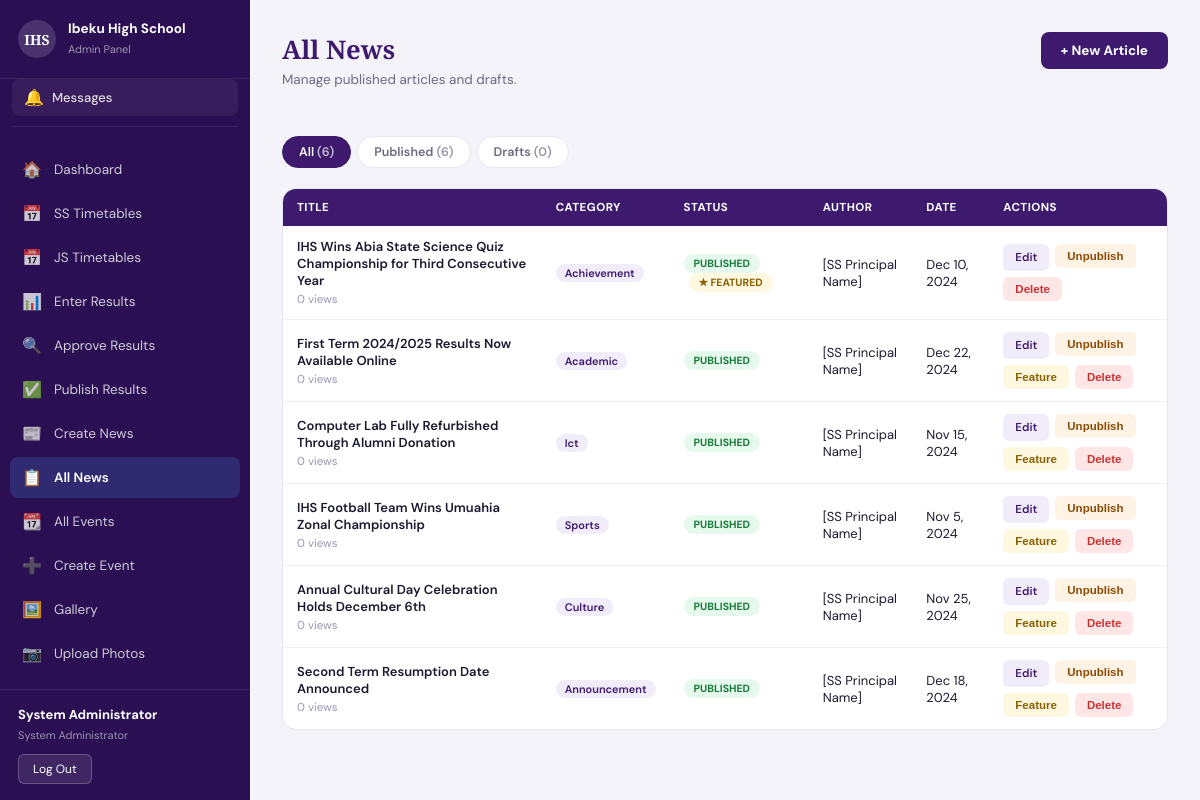
The app's page /public/admin/news.php (signed in) with its own data.
### tables this page shows
CREATE TABLE `news` (
  `id` int(10) UNSIGNED NOT NULL,
  `title` varchar(300) NOT NULL,
  `slug` varchar(320) NOT NULL,
  `excerpt` text DEFAULT NULL,
  `meta_title` varchar(300) DEFAULT NULL,
  `meta_description` varchar(320) DEFAULT NULL,
  `body` longtext NOT NULL,
  `category` enum('achievement','academic','ict','sports','announcement','culture','general') NOT NULL DEFAULT 'general',
  `featured` tinyint(1) NOT NULL DEFAULT 0,
  `image` varchar(255) DEFAULT NULL COMMENT 'Path to featured image',
  `is_published` tinyint(1) NOT NULL DEFAULT 0,
  `published_at` timestamp NULL DEFAULT NULL,
  `author_id` int(10) UNSIGNED DEFAULT NULL,
  `views` int(10) UNSIGNED NOT NULL DEFAULT 0,
  `created_at` timestamp NOT NULL DEFAULT current_timestamp(),
  `updated_at` timestamp NOT NULL DEFAULT current_timestamp() ON UPDATE current_timestamp()
);

CREATE TABLE `users` (
  `id` int(10) UNSIGNED NOT NULL,
  `full_name` varchar(150) NOT NULL,
  `email` varchar(150) NOT NULL,
  `password` varchar(255) NOT NULL COMMENT 'bcrypt hash — never plaintext',
  `role` enum('superadmin','principal','vp_admin','vp_academics','vp_general','dean','counselor','hod','form_teacher','subject_teacher') NOT NULL,
  `section` enum('ss','js','both') NOT NULL DEFAULT 'both',
  `department` varchar(100) DEFAULT NULL COMMENT 'For hod and subject_teacher',
  `class_assigned` varchar(20) DEFAULT NULL COMMENT 'e.g. JSS2A — for form_teacher',
  `is_active` tinyint(1) NOT NULL DEFAULT 1,
  `closed_reason` enum('retired','transferred','deceased','expelled','graduated','other') DEFAULT NULL,
  `closed_at` timestamp NULL DEFAULT NULL,
  `closed_by` int(10) UNSIGNED DEFAULT NULL,
  `last_login` timestamp NULL DEFAULT NULL,
  `created_by` int(10) UNSIGNED DEFAULT NULL,
  `created_at` timestamp NOT NULL DEFAULT current_timestamp(),
  `updated_at` timestamp NOT NULL DEFAULT current_timestamp() ON UPDATE current_timestamp()
);

### public/admin/news.php (the view, shortened to what this page needs)
<?php
require_once dirname(__DIR__, 2) . '/src/includes/admin-sidebar.php';
$pdo   = getDB();
$statusFilter = $_GET['status'] ?? 'all';
$sql = 'SELECT n.id, n.title, n.slug, n.category, n.featured, n.is_published,
               n.published_at, n.created_at, n.views, u.full_name AS author_name
        FROM   news n
        LEFT JOIN users u ON u.id = n.author_id';
$sql .= ' ORDER BY n.created_at DESC';
$articles = $pdo->query($sql)->fetchAll();
$totalCount     = $pdo->query('SELECT COUNT(*) FROM news')->fetchColumn();
$publishedCount = $pdo->query('SELECT COUNT(*) FROM news WHERE is_published = 1')->fetchColumn();
$draftCount     = $pdo->query('SELECT COUNT(*) FROM news WHERE is_published = 0')->fetchColumn();
?>
<!DOCTYPE html>
<html lang="en">
<head>
<link rel="stylesheet" href="../assets/css/admin-layout.css">
</head>
<body>
  <div class="admin-content">
    <div class="admin-content__inner">
      <div class="page-header-row">
        <div class="page-header" style="margin-bottom:0">
          <h2>All News</h2>
          <p>Manage published articles and drafts.</p>
        </div>
        <a href="news-create.php" class="btn-new">+ New Article</a>
      </div>
      <div class="filter-tabs">
        <a href="?status=all" class="filter-tab <?php echo $statusFilter === 'all' ? 'filter-tab--active' : ''; ?>">
          All <span class="filter-tab__count">(<?php echo $totalCount; ?>)</span>
        </a>
        <a href="?status=published" class="filter-tab <?php echo $statusFilter === 'published' ? 'filter-tab--active' : ''; ?>">
          Published <span class="filter-tab__count">(<?php echo $publishedCount; ?>)</span>
        </a>
        <a href="?status=draft" class="filter-tab <?php echo $statusFilter === 'draft' ? 'filter-tab--active' : ''; ?>">
          Drafts <span class="filter-tab__count">(<?php echo $draftCount; ?>)</span>
        </a>
      </div>
      <div class="news-table-wrap">
        <?php if (empty($articles)): ?>
        <div class="empty-state">No articles found<?php echo $statusFilter !== 'all' ? ' in this filter' : ''; ?>.</div>
        <?php else: ?>
        <table class="news-table">
          <thead>
            <tr>
              <th>Title</th>
              <th>Category</th>
              <th>Status</th>
              <th>Author</th>
              <th>Date</th>
              <th>Actions</th>
            </tr>
          </thead>
          <tbody>
            <?php foreach ($articles as $a): ?>
            <tr>
              <td>
                <div class="article-title"><?php echo htmlspecialchars($a['title']); ?></div>
                <div class="article-meta"><?php echo (int) $a['views']; ?> views</div>
              </td>
              <td><span class="cat-tag"><?php echo htmlspecialchars(ucfirst($a['category'])); ?></span></td>
              <td>
                <span class="badge badge--<?php echo $a['is_published'] ? 'published' : 'draft'; ?>">
                  <?php echo $a['is_published'] ? 'Published' : 'Draft'; ?>
                </span>
                <?php if ($a['featured']): ?>
                <span class="badge badge--featured">★ Featured</span>
                <?php endif; ?>
              </td>
              <td><?php echo htmlspecialchars($a['author_name'] ?? 'Unknown'); ?></td>
              <td>
                <?php echo $a['is_published'] && $a['published_at']
                    ? date('M j, Y', strtotime($a['published_at']))
                    : date('M j, Y', strtotime($a['created_at'])); ?>
              </td>
              <td>
                <div class="actions-cell">
                  <a href="news-edit.php?id=<?php echo $a['id']; ?>" class="action-btn action-btn--edit">Edit</a>
                  <?php if ($a['is_published']): ?>
                  <form method="POST" style="display:inline">
                    <button type="submit" class="action-btn action-btn--unpublish">Unpublish</button>
                  </form>
                  <?php endif; ?>
                  <?php if (!$a['featured']): ?>
                  <form method="POST" style="display:inline">
                    <button type="submit" class="action-btn action-btn--feature">Feature</button>
                  </form>
                  <?php endif; ?>
                  <form method="POST" style="display:inline" onsubmit="return confirm('Delete this article permanently? This cannot be undone.');">
                    <button type="submit" class="action-btn action-btn--delete">Delete</button>
                  </form>
                </div>
              </td>
            </tr>
            <?php endforeach; ?>
          </tbody>
        </table>
        <?php endif; ?>
      </div>
    </div>
  </div>
</body>
</html>

### public/assets/css/admin-layout.css (style rules this page uses)
* { margin: 0; padding: 0; box-sizing: border-box; }
body { font-family: 'DM Sans', sans-serif; background: #f4f3f9; color: #1a1a2e; }
.admin-content { margin-left: 250px; min-height: 100vh; }
.admin-content__inner { padding: 32px 32px 60px; max-width: 1100px; }
.page-header h2 { font-family: 'Playfair Display', serif; font-size: 1.6rem; color: #3d1a6e; margin-bottom: 4px; }
.page-header p { font-size: 13.5px; color: #6b6b80; margin-bottom: 26px; }

### public/admin/news.php (style rules this page uses)
.page-header-row { display: flex; justify-content: space-between; align-items: flex-start; margin-bottom: 22px; flex-wrap: wrap; gap: 14px; }
.btn-new { background: #3d1a6e; color: #fff; text-decoration: none; padding: 10px 20px; border-radius: 8px; font-size: 13.5px; font-weight: 700; white-space: nowrap; }
.filter-tabs { display: flex; gap: 6px; margin-bottom: 20px; }
.filter-tab { padding: 7px 16px; border-radius: 20px; font-size: 12.5px; font-weight: 600; text-decoration: none; color: #6b6b80; background: #fff; border: 1px solid #e8e6f0; }
.filter-tab--active { background: #3d1a6e; color: #fff; border-color: #3d1a6e; }
.filter-tab__count { opacity: .7; }
.news-table-wrap { background: #fff; border: 1px solid #e8e6f0; border-radius: 14px; overflow: hidden; }
table.news-table { width: 100%; border-collapse: collapse; font-size: 13px; }
table.news-table th { background: #3d1a6e; color: #fff; padding: 11px 14px; text-align: left; font-size: 11.5px; text-transform: uppercase; letter-spacing: .04em; }
table.news-table td { padding: 12px 14px; border-bottom: 1px solid #f0eef6; vertical-align: middle; }
table.news-table tr:last-child td { border-bottom: none; }
.article-title { font-weight: 600; color: #1a1a2e; margin-bottom: 3px; }
.article-meta { font-size: 11.5px; color: #9b97b0; }
.badge { display: inline-block; font-size: 10.5px; font-weight: 700; padding: 3px 10px; border-radius: 20px; text-transform: uppercase; }
.badge--published { background: #e6f9ed; color: #1a7a3a; }
.badge--featured { background: #fff8e1; color: #8a6000; margin-left: 5px; }
.cat-tag { display: inline-block; font-size: 11px; font-weight: 600; padding: 2px 9px; border-radius: 20px; background: #f0ecfa; color: #3d1a6e; }
.actions-cell { display: flex; gap: 6px; flex-wrap: wrap; }
.action-btn { border: none; padding: 6px 12px; border-radius: 6px; font-size: 11.5px; font-weight: 600; cursor: pointer; text-decoration: none; display: inline-block; }
.action-btn--edit { background: #f0ecfa; color: #3d1a6e; }
.action-btn--unpublish { background: #fff3e6; color: #8a4a00; }
.action-btn--feature { background: #fff8e1; color: #8a6000; }
.action-btn--delete { background: #ffe6e6; color: #cc3333; }

### records on screen
news: title "IHS Wins Abia State Science Quiz Championship for Third Consecutive Year", views "0", category "Achievement", is_published "PUBLISHED", featured "★ FEATURED", author.full_name "[SS Principal Name]", published_at "Dec 10, 2024"
news: title "First Term 2024/2025 Results Now Available Online", views "0", category "Academic", is_published "PUBLISHED", author.full_name "[SS Principal Name]", published_at "Dec 22, 2024"
news: title "Computer Lab Fully Refurbished Through Alumni Donation", views "0", category "Ict", is_published "PUBLISHED", author.full_name "[SS Principal Name]", published_at "Nov 15, 2024"
news: title "IHS Football Team Wins Umuahia Zonal Championship", views "0", category "Sports", is_published "PUBLISHED", author.full_name "[SS Principal Name]", published_at "Nov 5, 2024"
news: title "Annual Cultural Day Celebration Holds December 6th", views "0", category "Culture", is_published "PUBLISHED", author.full_name "[SS Principal Name]", published_at "Nov 25, 2024"
news: title "Second Term Resumption Date Announced", views "0", category "Announcement", is_published "PUBLISHED", author.full_name "[SS Principal Name]", published_at "Dec 18, 2024"

### other values on screen
$icon "🏠"
$label "Dashboard"
$icon "📅"
$label "SS Timetables"
$label "JS Timetables"
$icon "📊"
$label "Enter Results"
$icon "🔍"
$label "Approve Results"
$icon "✅"
$label "Publish Results"
$icon "📰"
$label "Create News"
$icon "📋"
$label "All News"
